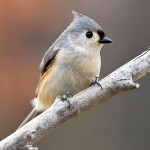
#> input picture filters/img/bird.jpg, 150 x 150 px
$ python demo.py   (older library calls are emulated)
#> lines starting #> are read from the running program, lines starting #| are printed output that depends on the picture
import cv2
import numpy as np
from matplotlib import pyplot as plt

# print(cv2.__version__)

# [11 lines left out: function demo_one, not called in this run]


def create_kernel():
    arr = np.array([0,0,0,0,0,1,0,0,0])
    return arr.reshape(3,3)

# [48 lines left out: functions convs, denoise, move_img_by_filter, sobel_demo, not called in this run]

def main():
    # [5 lines of commented-out code are left out]
    img = cv2.imread("img/bird.jpg")
#> img is the input picture: shape (150, 150, 3); mean B, G, R 113.6, 122.7, 138.4
    gray = cv2.cvtColor(img,cv2.COLOR_BGR2GRAY)
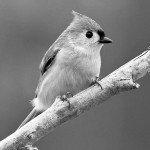
#> gray: shape (150, 150); min 0, max 255, mean 126.3
    print(gray)
#> (printed output is left out)
    # [15 lines of commented-out code are left out]
if __name__ == '__main__':
    main()
